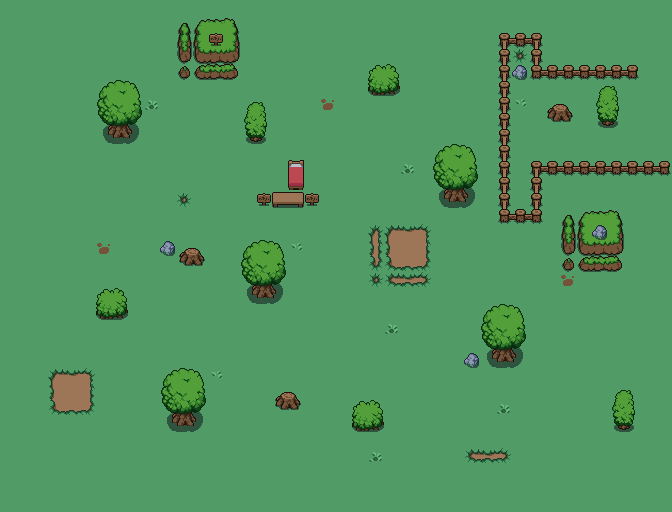

This is a level from a 2D game, rendered from its Tiled map with the project's own tilesets. A one-line summary and the map file follow, with tile-layer data summarised:
An orthogonal 42x32 tile map with 16x16 px tiles, 3 tile layers (ground, background, foreground), 2 tilesets and 69 objects (6x slime, 4x chest, player, blob).

<map version="1.9" tiledversion="1.9.2" orientation="orthogonal" renderorder="right-down" width="42" height="32" tilewidth="16" tileheight="16" infinite="0" nextlayerid="7" nextobjectid="18">
 <properties>
  <property name="mapMusic" value="audio/fields.ogg" />
 </properties>
 <tileset firstgid="1" name="mapTileset" tilewidth="16" tileheight="16" spacing="12" margin="6" tilecount="648" columns="36">
  <image source="../graphics/mapObjects.png" width="1024" height="512" />
  <tile id="180">
   <objectgroup draworder="index" id="2">
    <object id="1" x="1" y="1" width="14" height="13" />
   </objectgroup>
  </tile>
  <tile id="185">
   <objectgroup draworder="index" id="2">
    <object id="1" x="0" y="3" width="16" height="13" />
   </objectgroup>
  </tile>
  <tile id="190">
   <objectgroup draworder="index" id="2">
    <object id="1" x="0" y="0" width="16" height="16" />
   </objectgroup>
  </tile>
  <tile id="191">
   <objectgroup draworder="index" id="2">
    <object id="1" x="0" y="0" width="16" height="16" />
   </objectgroup>
  </tile>
  <tile id="216">
   <objectgroup draworder="index" id="2">
    <object id="1" x="0" y="1" width="15" height="15" />
   </objectgroup>
  </tile>
  <tile id="238">
   <objectgroup draworder="index" id="2">
    <object id="1" x="2" y="1" width="13" height="15" />
   </objectgroup>
  </tile>
  <tile id="239">
   <objectgroup draworder="index" id="2">
    <object id="1" x="2" y="1" width="14" height="15" />
   </objectgroup>
  </tile>
  <tile id="240">
   <objectgroup draworder="index" id="2">
    <object id="1" x="0" y="1" width="16" height="15" />
   </objectgroup>
  </tile>
  <tile id="241">
   <objectgroup draworder="index" id="2">
    <object id="1" x="0" y="1" width="15" height="15" />
   </objectgroup>
  </tile>
  <tile id="263">
   <objectgroup draworder="index" id="2">
    <!-- 1 objects omitted --></objectgroup>
  </tile>
  <tile id="274">
   <objectgroup draworder="index" id="2">
    <!-- 1 objects omitted --></objectgroup>
  </tile>
  <tile id="275">
   <objectgroup draworder="index" id="2">
    <!-- 1 objects omitted --></objectgroup>
  </tile>
  <tile id="276">
   <objectgroup draworder="index" id="2">
    <!-- 1 objects omitted --></objectgroup>
  </tile>
  <tile id="277">
   <objectgroup draworder="index" id="2">
    <!-- 1 objects omitted --></objectgroup>
  </tile>
  <tile id="299">
   <objectgroup draworder="index" id="2">
    <!-- 1 objects omitted --></objectgroup>
  </tile>
  <tile id="310">
   <objectgroup draworder="index" id="2">
    <!-- 1 objects omitted --></objectgroup>
  </tile>
  <tile id="311">
   <objectgroup draworder="index" id="2">
    <!-- 1 objects omitted --></objectgroup>
  </tile>
  <tile id="312">
   <objectgroup draworder="index" id="2">
    <!-- 1 objects omitted --></objectgroup>
  </tile>
  <tile id="313">
   <objectgroup draworder="index" id="2">
    <!-- 1 objects omitted --></objectgroup>
  </tile>
  <tile id="346">
   <objectgroup draworder="index" id="2">
    <!-- 1 objects omitted --></objectgroup>
  </tile>
  <tile id="347">
   <objectgroup draworder="index" id="2">
    <!-- 1 objects omitted --></objectgroup>
  </tile>
  <tile id="348">
   <objectgroup draworder="index" id="2">
    <!-- 1 objects omitted --></objectgroup>
  </tile>
  <tile id="349">
   <objectgroup draworder="index" id="2">
    <!-- 1 objects omitted --></objectgroup>
  </tile>
  <tile id="376">
   <objectgroup draworder="index" id="2">
    <!-- 1 objects omitted --></objectgroup>
  </tile>
  <tile id="377">
   <objectgroup draworder="index" id="2">
    <!-- 1 objects omitted --></objectgroup>
  </tile>
  <tile id="378">
   <objectgroup draworder="index" id="2">
    <!-- 1 objects omitted --></objectgroup>
  </tile>
  <tile id="379">
   <objectgroup draworder="index" id="2">
    <!-- 1 objects omitted --></objectgroup>
  </tile>
  <tile id="412">
   <objectgroup draworder="index" id="2">
    <!-- 1 objects omitted --></objectgroup>
  </tile>
  <tile id="413">
   <objectgroup draworder="index" id="2">
    <!-- 1 objects omitted --></objectgroup>
  </tile>
  <tile id="414">
   <objectgroup draworder="index" id="2">
    <!-- 1 objects omitted --></objectgroup>
  </tile>
  <tile id="415">
   <objectgroup draworder="index" id="2">
    <!-- 1 objects omitted --></objectgroup>
  </tile>
  <tile id="432">
   <objectgroup draworder="index" id="2">
    <!-- 1 objects omitted --></objectgroup>
  </tile>
  <tile id="433">
   <objectgroup draworder="index" id="2">
    <!-- 2 objects omitted --></objectgroup>
  </tile>
  <tile id="434">
   <objectgroup draworder="index" id="2">
    <!-- 1 objects omitted --></objectgroup>
  </tile>
  <tile id="442">
   <objectgroup draworder="index" id="2">
    <!-- 1 objects omitted --></objectgroup>
  </tile>
  <tile id="443">
   <objectgroup draworder="index" id="2">
    <!-- 1 objects omitted --></objectgroup>
  </tile>
  <tile id="448">
   <objectgroup draworder="index" id="2">
    <!-- 1 objects omitted --></objectgroup>
  </tile>
  <tile id="449">
   <objectgroup draworder="index" id="2">
    <!-- 1 objects omitted --></objectgroup>
  </tile>
  <tile id="450">
   <objectgroup draworder="index" id="2">
    <!-- 1 objects omitted --></objectgroup>
  </tile>
  <tile id="451">
   <objectgroup draworder="index" id="2">
    <!-- 2 objects omitted --></objectgroup>
  </tile>
  <tile id="468">
   <objectgroup draworder="index" id="2">
    <!-- 1 objects omitted --></objectgroup>
  </tile>
  <tile id="469">
   <objectgroup draworder="index" id="2">
    <!-- 1 objects omitted --></objectgroup>
  </tile>
  <tile id="470">
   <objectgroup draworder="index" id="2">
    <!-- 1 objects omitted --></objectgroup>
  </tile>
  <tile id="474">
   <objectgroup draworder="index" id="2">
    <!-- 1 objects omitted --></objectgroup>
  </tile>
  <tile id="475">
   <objectgroup draworder="index" id="2">
    <!-- 1 objects omitted --></objectgroup>
  </tile>
  <tile id="476">
   <objectgroup draworder="index" id="2">
    <!-- 1 objects omitted --></objectgroup>
  </tile>
  <tile id="477">
   <objectgroup draworder="index" id="2">
    <!-- 1 objects omitted --></objectgroup>
  </tile>
  <tile id="478">
   <objectgroup draworder="index" id="2">
    <!-- 1 objects omitted --></objectgroup>
  </tile>
  <tile id="479">
   <objectgroup draworder="index" id="2">
    <!-- 1 objects omitted --></objectgroup>
  </tile>
  <tile id="484">
   <objectgroup draworder="index" id="2">
    <!-- 1 objects omitted --></objectgroup>
  </tile>
  <tile id="485">
   <objectgroup draworder="index" id="2">
    <!-- 1 objects omitted --></objectgroup>
  </tile>
  <tile id="486">
   <objectgroup draworder="index" id="2">
    <!-- 1 objects omitted --></objectgroup>
  </tile>
  <tile id="487">
   <objectgroup draworder="index" id="2">
    <!-- 1 objects omitted --></objectgroup>
  </tile>
 </tileset>
 <tileset firstgid="649" name="entityTileset" tilewidth="48" tileheight="48" tilecount="3" columns="0">
  <grid orientation="orthogonal" width="1" height="1" />
  <tile id="0">
   <image width="16" height="16" source="../graphics/chest.png" />
  </tile>
  <tile id="1">
   <image width="48" height="48" source="../graphics/player.png" />
  </tile>
  <tile id="2">
   <image width="32" height="32" source="../graphics/slime.png" />
  </tile>
 </tileset>
 <layer id="1" name="ground" width="42" height="32">
  <data>[1344 cells, 1344 non-empty, 4 distinct tile ids]</data>
 </layer>
 <layer id="2" name="background" width="42" height="32">
  <data>[1344 cells, 163 non-empty, 59 distinct tile ids]</data>
 </layer>
 <layer id="3" name="foreground" width="42" height="32">
  <data>[1344 cells, 48 non-empty, 12 distinct tile ids]</data>
 </layer>
 <objectgroup id="5" name="entity">
  <!-- 12 objects omitted --></objectgroup>
 <objectgroup id="6" name="portals">
  <!-- 2 objects omitted --></objectgroup>
</map>
<!-- 60 of 69 objects omitted -->
